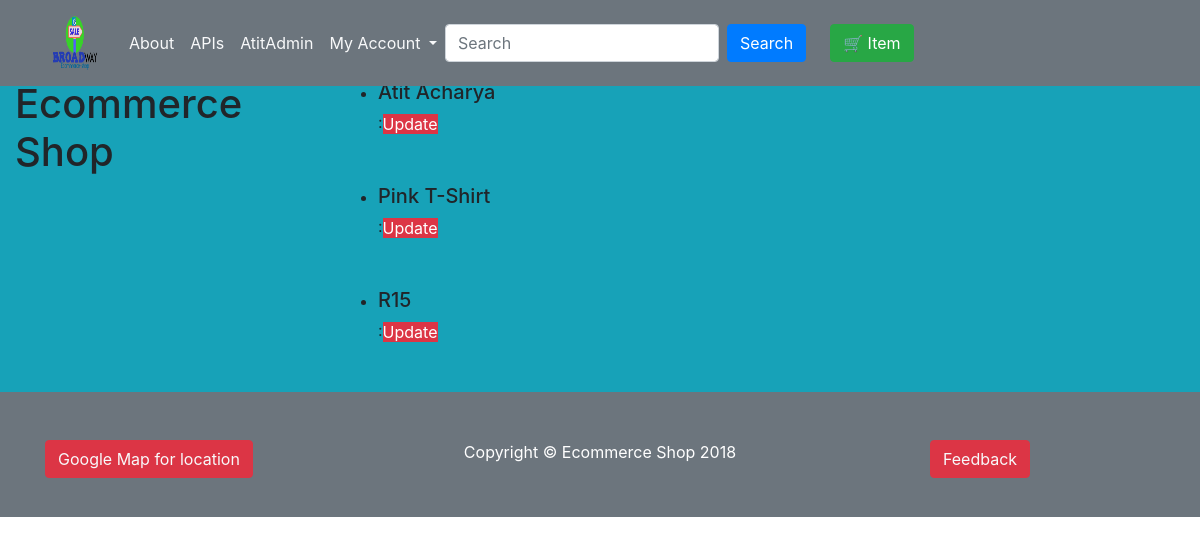
/product_list_update/, run on an earlier commit of the app's database.
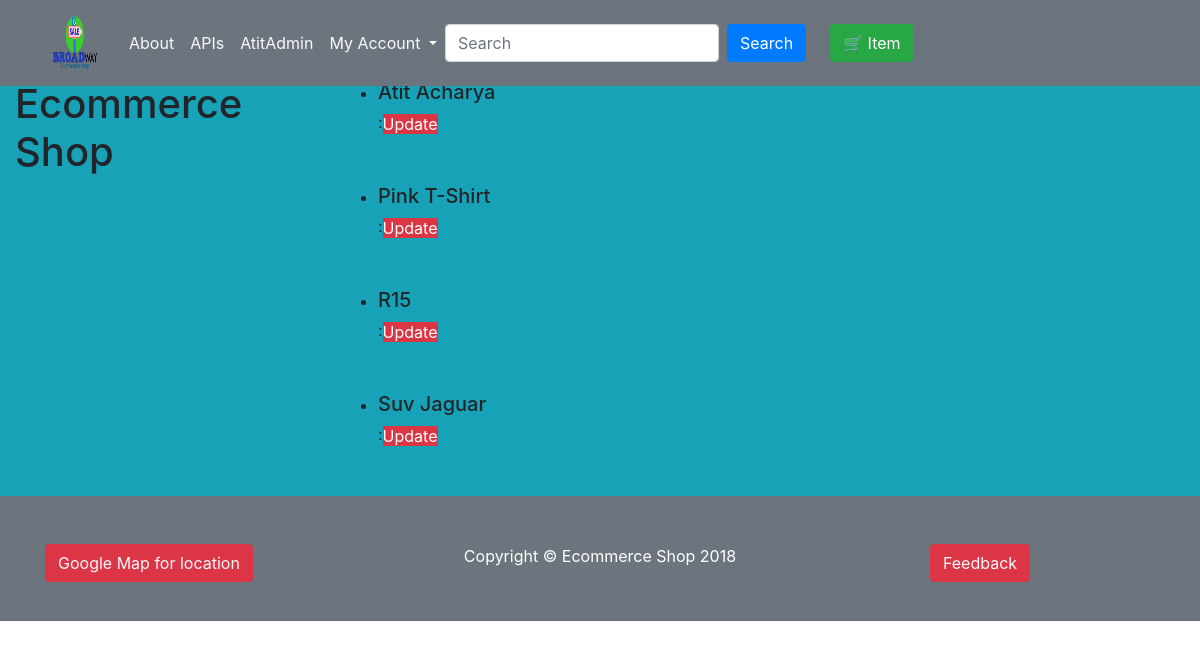
And on a later commit of the database.
### eco/models.py (models this page shows, shortened)
class Product(models.Model):
    name=models.CharField(max_length=250)
    slug=AutoSlugField(populate_from="name")
    image=models.ImageField(upload_to="products",blank=True)
    brand=models.CharField(max_length=250,blank=True)
    shipping=models.CharField(max_length=250,blank=True)
    description=models.TextField(blank=True)
    price=models.DecimalField(max_digits=15,decimal_places=2)
    category=models.ForeignKey(Category,on_delete=models.CASCADE)
    featured=models.BooleanField(default=True)
    active=models.BooleanField(default=True)
    created=models.DateTimeField(auto_now_add=True)
    modified=models.DateTimeField(auto_now=True)

### eco/views.py (the view)
# urls.py: path('product_list_update/', views.product_list_update, name="product_list_update"),
def product_list_update(req):
    products=Product.objects.all()
    return render(req,"eco/product_list_update.html",{'products':products})

### eco/templates/eco/product_list_update.html
{% extends "eco/base.html" %}
{% block content %}
    {% for item in products %}
        <div class="container">
            <div class="card-title m-2">
                <ul>
                    <li><h5>{{ item.name|title }}</h5>:<a class="btn-danger" href="{% url "eco:product_update" item.slug %}">Update</a>
                    </li>
                </ul>
                <br>
            </div>
        </div>
    {% endfor %}
{% endblock %}

What changed in the data, as far as the page shows it:
added Product: name "Suv Jaguar"
